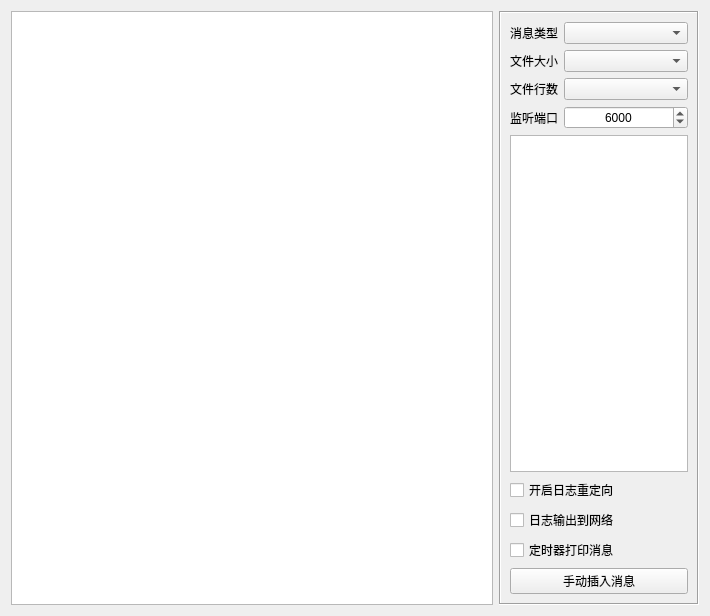
<?xml version="1.0" encoding="UTF-8"?>
<ui version="4.0">
 <class>HLogDemoWidget</class>
 <widget class="QWidget" name="HLogDemoWidget">
  <property name="geometry">
   <rect>
    <x>0</x>
    <y>0</y>
    <width>710</width>
    <height>616</height>
   </rect>
  </property>
  <property name="windowTitle">
   <string>Form</string>
  </property>
  <layout class="QGridLayout" name="gridLayout_2">
   <item row="0" column="0">
    <widget class="QTextEdit" name="textEdit"/>
   </item>
   <item row="0" column="1">
    <widget class="QFrame" name="frame">
     <property name="minimumSize">
      <size>
       <width>200</width>
       <height>0</height>
      </size>
     </property>
     <property name="maximumSize">
      <size>
       <width>200</width>
       <height>16777215</height>
      </size>
     </property>
     <property name="frameShape">
      <enum>QFrame::Box</enum>
     </property>
     <property name="frameShadow">
      <enum>QFrame::Sunken</enum>
     </property>
     <layout class="QGridLayout" name="gridLayout">
      <item row="0" column="0">
       <widget class="QLabel" name="label_1">
        <property name="text">
         <string>消息类型</string>
        </property>
       </widget>
      </item>
      <item row="0" column="1">
       <widget class="QComboBox" name="comboBox_1">
        <property name="sizePolicy">
         <sizepolicy hsizetype="Expanding" vsizetype="Fixed">
          <horstretch>0</horstretch>
          <verstretch>0</verstretch>
         </sizepolicy>
        </property>
       </widget>
      </item>
      <item row="1" column="0">
       <widget class="QLabel" name="label_2">
        <property name="text">
         <string>文件大小</string>
        </property>
       </widget>
      </item>
      <item row="1" column="1">
       <widget class="QComboBox" name="comboBox_2"/>
      </item>
      <item row="2" column="0">
       <widget class="QLabel" name="label_3">
        <property name="text">
         <string>文件行数</string>
        </property>
       </widget>
      </item>
      <item row="2" column="1">
       <widget class="QComboBox" name="comboBox_3"/>
      </item>
      <item row="3" column="0">
       <widget class="QLabel" name="label_4">
        <property name="text">
         <string>监听端口</string>
        </property>
       </widget>
      </item>
      <item row="3" column="1">
       <widget class="QSpinBox" name="spinBox">
        <property name="alignment">
         <set>Qt::AlignCenter</set>
        </property>
        <property name="minimum">
         <number>1</number>
        </property>
        <property name="maximum">
         <number>65535</number>
        </property>
        <property name="value">
         <number>6000</number>
        </property>
       </widget>
      </item>
      <item row="4" column="0" colspan="2">
       <widget class="QListWidget" name="listWidget"/>
      </item>
      <item row="5" column="0" colspan="2">
       <widget class="QCheckBox" name="checkBox_1">
        <property name="text">
         <string>开启日志重定向</string>
        </property>
       </widget>
      </item>
      <item row="6" column="0" colspan="2">
       <widget class="QCheckBox" name="checkBox_2">
        <property name="text">
         <string>日志输出到网络</string>
        </property>
       </widget>
      </item>
      <item row="7" column="0" colspan="2">
       <widget class="QCheckBox" name="checkBox_3">
        <property name="text">
         <string>定时器打印消息</string>
        </property>
       </widget>
      </item>
      <item row="8" column="0" colspan="2">
       <widget class="QPushButton" name="pushButton">
        <property name="text">
         <string>手动插入消息</string>
        </property>
       </widget>
      </item>
     </layout>
    </widget>
   </item>
  </layout>
 </widget>
 <resources/>
 <connections/>
</ui>
